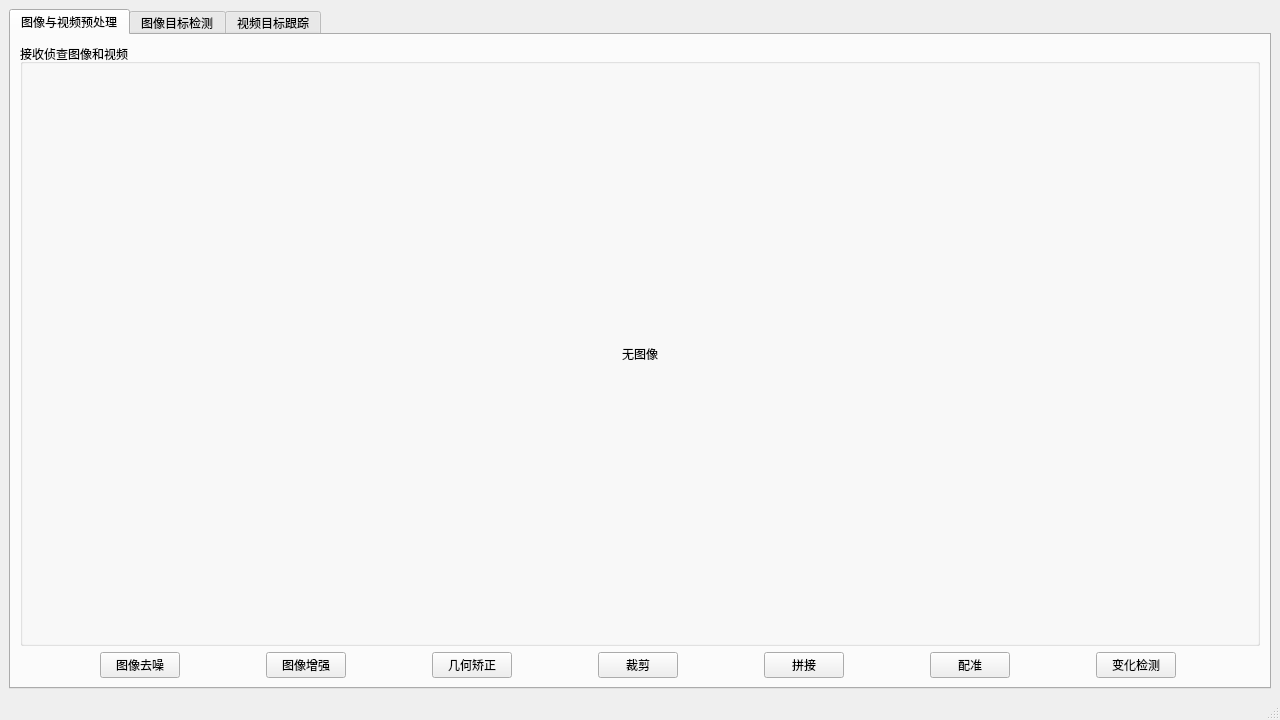
<?xml version="1.0" encoding="UTF-8"?>
<ui version="4.0">
 <class>MainWindow</class>
 <widget class="QMainWindow" name="MainWindow">
  <property name="geometry">
   <rect>
    <x>0</x>
    <y>0</y>
    <width>1280</width>
    <height>720</height>
   </rect>
  </property>
  <property name="sizePolicy">
   <sizepolicy hsizetype="Expanding" vsizetype="Expanding">
    <horstretch>0</horstretch>
    <verstretch>0</verstretch>
   </sizepolicy>
  </property>
  <property name="minimumSize">
   <size>
    <width>800</width>
    <height>600</height>
   </size>
  </property>
  <property name="windowTitle">
   <string>指挥系统仿真软件 - 图像目标识别与视频跟踪客户端</string>
  </property>
  <property name="animated">
   <bool>true</bool>
  </property>
  <widget class="QWidget" name="centralwidget">
   <layout class="QHBoxLayout" name="horizontalLayout_6">
    <item>
     <widget class="QTabWidget" name="tabWidget">
      <property name="currentIndex">
       <number>0</number>
      </property>
      <widget class="QWidget" name="preprocess">
       <attribute name="title">
        <string>图像与视频预处理</string>
       </attribute>
       <layout class="QVBoxLayout" name="verticalLayout_5">
        <item>
         <layout class="QVBoxLayout" name="verticalLayout">
          <item>
           <widget class="QGroupBox" name="groupBox">
            <property name="title">
             <string>接收侦查图像和视频</string>
            </property>
            <layout class="QVBoxLayout" name="verticalLayout_2">
             <item>
              <widget class="QLabel" name="receiveImageField">
               <property name="text">
                <string>无图像</string>
               </property>
               <property name="scaledContents">
                <bool>true</bool>
               </property>
               <property name="alignment">
                <set>Qt::AlignCenter</set>
               </property>
              </widget>
             </item>
            </layout>
           </widget>
          </item>
          <item>
           <layout class="QHBoxLayout" name="horizontalLayout">
            <item>
             <widget class="QPushButton" name="imageDenoiseButton">
              <property name="sizePolicy">
               <sizepolicy hsizetype="Fixed" vsizetype="Fixed">
                <horstretch>0</horstretch>
                <verstretch>0</verstretch>
               </sizepolicy>
              </property>
              <property name="text">
               <string>图像去噪</string>
              </property>
             </widget>
            </item>
            <item>
             <widget class="QPushButton" name="imageEnhanceButton">
              <property name="sizePolicy">
               <sizepolicy hsizetype="Fixed" vsizetype="Fixed">
                <horstretch>0</horstretch>
                <verstretch>0</verstretch>
               </sizepolicy>
              </property>
              <property name="text">
               <string>图像增强</string>
              </property>
             </widget>
            </item>
            <item>
             <widget class="QPushButton" name="calibrationButton">
              <property name="sizePolicy">
               <sizepolicy hsizetype="Fixed" vsizetype="Fixed">
                <horstretch>0</horstretch>
                <verstretch>0</verstretch>
               </sizepolicy>
              </property>
              <property name="text">
               <string>几何矫正</string>
              </property>
             </widget>
            </item>
            <item>
             <widget class="QPushButton" name="cropButton">
              <property name="sizePolicy">
               <sizepolicy hsizetype="Fixed" vsizetype="Fixed">
                <horstretch>0</horstretch>
                <verstretch>0</verstretch>
               </sizepolicy>
              </property>
              <property name="text">
               <string>裁剪</string>
              </property>
             </widget>
            </item>
            <item>
             <widget class="QPushButton" name="concatButton">
              <property name="sizePolicy">
               <sizepolicy hsizetype="Fixed" vsizetype="Fixed">
                <horstretch>0</horstretch>
                <verstretch>0</verstretch>
               </sizepolicy>
              </property>
              <property name="text">
               <string>拼接</string>
              </property>
             </widget>
            </item>
            <item>
             <widget class="QPushButton" name="adjustButton">
              <property name="sizePolicy">
               <sizepolicy hsizetype="Fixed" vsizetype="Fixed">
                <horstretch>0</horstretch>
                <verstretch>0</verstretch>
               </sizepolicy>
              </property>
              <property name="text">
               <string>配准</string>
              </property>
             </widget>
            </item>
            <item>
             <widget class="QPushButton" name="changeDetectButton">
              <property name="sizePolicy">
               <sizepolicy hsizetype="Fixed" vsizetype="Fixed">
                <horstretch>0</horstretch>
                <verstretch>0</verstretch>
               </sizepolicy>
              </property>
              <property name="text">
               <string>变化检测</string>
              </property>
             </widget>
            </item>
           </layout>
          </item>
         </layout>
        </item>
       </layout>
      </widget>
      <widget class="QWidget" name="imagedetect">
       <attribute name="title">
        <string>图像目标检测</string>
       </attribute>
       <layout class="QHBoxLayout" name="horizontalLayout_5">
        <item>
         <layout class="QVBoxLayout" name="verticalLayout_3">
          <item>
           <layout class="QVBoxLayout" name="imageDisplay">
            <item>
             <widget class="QLabel" name="noImagePrompt">
              <property name="text">
               <string>无图像</string>
              </property>
              <property name="alignment">
               <set>Qt::AlignCenter</set>
              </property>
             </widget>
            </item>
            <item>
             <widget class="QLabel" name="imageField">
              <property name="text">
               <string/>
              </property>
             </widget>
            </item>
           </layout>
          </item>
          <item>
           <layout class="QHBoxLayout" name="horizontalLayout_2">
            <property name="sizeConstraint">
             <enum>QLayout::SetDefaultConstraint</enum>
            </property>
            <item>
             <widget class="QPushButton" name="receiveImageButton">
              <property name="sizePolicy">
               <sizepolicy hsizetype="Fixed" vsizetype="Fixed">
                <horstretch>0</horstretch>
                <verstretch>0</verstretch>
               </sizepolicy>
              </property>
              <property name="text">
               <string>接收侦查图像</string>
              </property>
             </widget>
            </item>
            <item>
             <widget class="QPushButton" name="imageTargetDetectButton">
              <property name="sizePolicy">
               <sizepolicy hsizetype="Fixed" vsizetype="Fixed">
                <horstretch>0</horstretch>
                <verstretch>0</verstretch>
               </sizepolicy>
              </property>
              <property name="text">
               <string>图像目标检测</string>
              </property>
             </widget>
            </item>
           </layout>
          </item>
         </layout>
        </item>
       </layout>
      </widget>
      <widget class="QWidget" name="videoprocess">
       <attribute name="title">
        <string>视频目标跟踪</string>
       </attribute>
       <layout class="QHBoxLayout" name="horizontalLayout_7">
        <item>
         <layout class="QVBoxLayout" name="verticalLayout_7">
          <item>
           <layout class="QVBoxLayout" name="movieDisplay">
            <item>
             <widget class="QLabel" name="noMoviePrompt">
              <property name="text">
               <string>无视频</string>
              </property>
              <property name="alignment">
               <set>Qt::AlignCenter</set>
              </property>
             </widget>
            </item>
           </layout>
          </item>
          <item>
           <layout class="QHBoxLayout" name="horizontalLayout_3">
            <item>
             <widget class="QPushButton" name="receiveMovieButton">
              <property name="sizePolicy">
               <sizepolicy hsizetype="Fixed" vsizetype="Fixed">
                <horstretch>0</horstretch>
                <verstretch>0</verstretch>
               </sizepolicy>
              </property>
              <property name="text">
               <string>接收侦查视频</string>
              </property>
             </widget>
            </item>
            <item>
             <widget class="QPushButton" name="extractKeyframeButton">
              <property name="sizePolicy">
               <sizepolicy hsizetype="Fixed" vsizetype="Fixed">
                <horstretch>0</horstretch>
                <verstretch>0</verstretch>
               </sizepolicy>
              </property>
              <property name="text">
               <string>关键帧截取</string>
              </property>
             </widget>
            </item>
            <item>
             <widget class="QPushButton" name="traceTargetButton">
              <property name="sizePolicy">
               <sizepolicy hsizetype="Fixed" vsizetype="Fixed">
                <horstretch>0</horstretch>
                <verstretch>0</verstretch>
               </sizepolicy>
              </property>
              <property name="text">
               <string>视频目标跟踪</string>
              </property>
             </widget>
            </item>
           </layout>
          </item>
         </layout>
        </item>
       </layout>
      </widget>
     </widget>
    </item>
   </layout>
  </widget>
  <widget class="QMenuBar" name="menubar">
   <property name="geometry">
    <rect>
     <x>0</x>
     <y>0</y>
     <width>1280</width>
     <height>37</height>
    </rect>
   </property>
  </widget>
  <widget class="QStatusBar" name="statusbar"/>
 </widget>
 <resources/>
 <connections/>
</ui>
